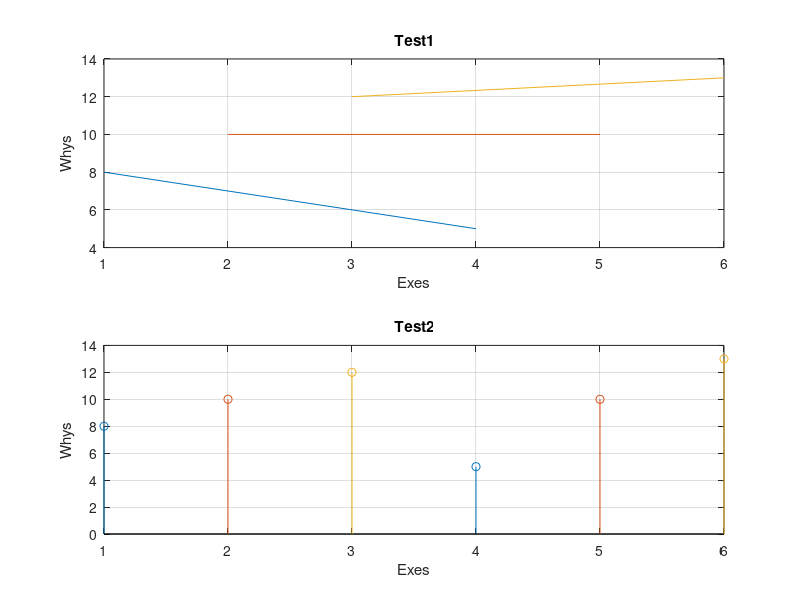

The MATLAB script that drew this image:
a = [
1 2 3;
4 5 6;
];
% a = input("Enter a 2X3 matrix ")
b = [
7 8 9;
1 5 7;
];

c = a + b

% Plot this way in scripts to prevent the window from closing itself
% figure % Spawns new window for the plot
subplot(2,1,1) % Used to plot multiple graphs in same window
h = plot(a, c)
xlabel('Exes')
ylabel('Whys')
title('Test1')
grid on % Show grid on plot

% figure
subplot(2,1,2) % Used to plot multiple graphs in same window
j = stem(a, c)
xlabel('Exes')
ylabel('Whys')
title('Test2')
grid on % Show grid on plot
waitfor(gcf) % Waits until the window is manually closed
